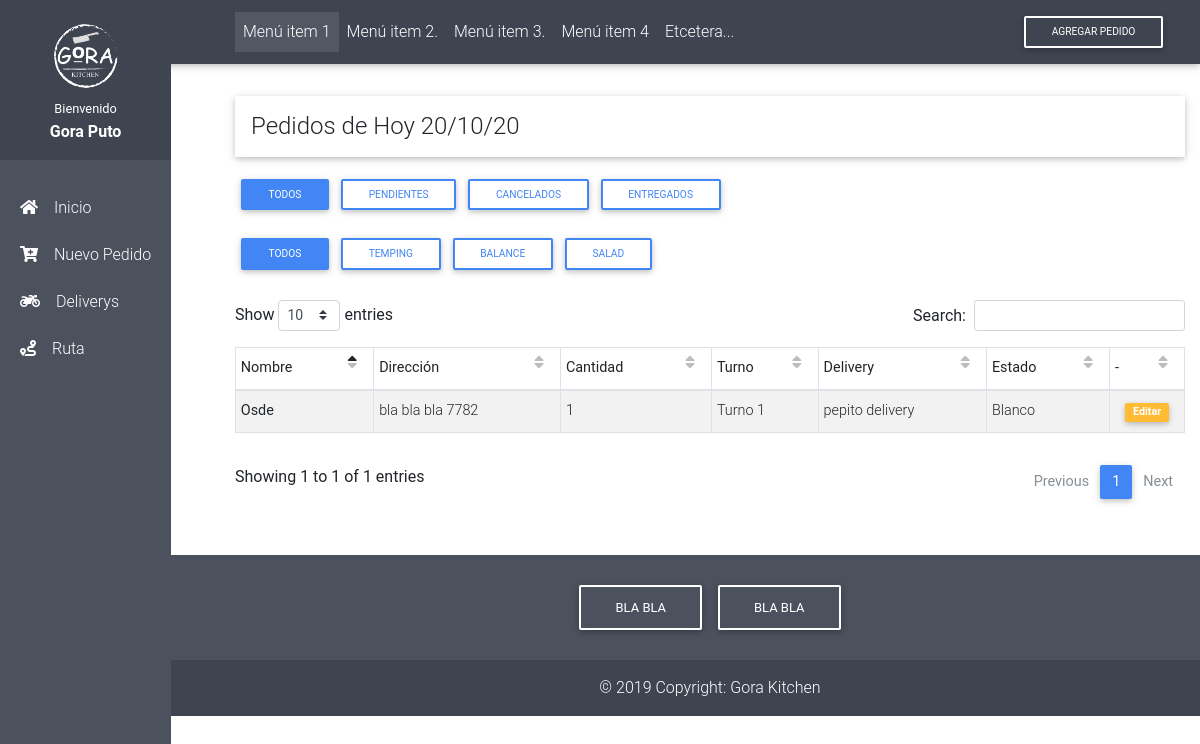
Screenshot of /gestor/ with the database file from the repository.
### gestor/models.py (models this page shows)
class Order(models.Model):
    ORDER_SHIFT = (
        ('H1', 'Turno 1'),
        ('H2', 'Turno 2')
    )
    ORDER_STATE = (
        ('B', 'Blanco'),
        ('En', 'Entregado'),
        ('Ca', 'Cancelado'),
        ('Ve', 'Verde'),
        ('R', 'Rojo'),
        ('Az', 'Azul'),
        ('Ro', 'Rosa'),
        ('Am', 'Amarillo')
    )
    name = models.CharField(max_length=50, default="", verbose_name=u"Nombre")
    address = models.CharField(max_length=150, default="", verbose_name=u"Dirección")
    qty = models.IntegerField(default=1, verbose_name=u"Cantidad")
    is_forever = models.BooleanField(default=False, verbose_name=u"Es un pedido fijo?")
    observations = models.TextField(verbose_name=u"Observaciones", null=True)
    order_shift = models.CharField(
        max_length = 2,
        verbose_name=u"Turno",
        choices = ORDER_SHIFT
    )
    delivery_assigned = models.ForeignKey(
        Delivery,
        on_delete=models.CASCADE,
        verbose_name="Delivery:",
        null=True
    )
    date = models.DateTimeField(
        default=django.utils.timezone.now,
        verbose_name=u"Fecha del pedido",
        help_text=u"MODIFICAR SOLAMENTE EN CASO DE NO SER PARA EL DÍA DE LA FECHA"
    )
    state = models.CharField(
        max_length = 2,
        verbose_name=u"Estado",
        choices = ORDER_STATE,
        default = "B"
    )

class Delivery(models.Model):
    name = models.CharField(max_length=50, default="", verbose_name=u"Nombre")
    last_name = models.CharField(max_length=50, default="", verbose_name=u"Apellido")
    phone = models.CharField(max_length=15, default="", verbose_name=u"Celular")
    cart_size = models.IntegerField(default=0, verbose_name=u"Pedidos que puede llevar")
    orders_shipped = models.IntegerField(default=0)
    orders_failure = models.IntegerField(default=0)
    def __str__(self):
        return self.name + " " + self.last_name

### gestor/views.py (the view)
# urls.py: path('', views.index, name='index'),
def index(request):
    today_orders = Order.objects.filter(date__contains = today()).order_by('-date')
    context = {'orders': today_orders}
    return render(request, 'index.html', context)

### gestor/views.py (called while the page is built)
def today():
    return datetime.today().strftime('%Y-%m-%d')

### gestor/templates/index.html (shortened to what this page needs)
{% extends 'html.html' %}
{% load static %}
{% block content %}
<h4 class="w-100 py-3 px-3 title z-depth-1">Pedidos de Hoy 20/10/20</h4>
<div class="my-3 row">
    <div class="col-md-12">
        <ul class="boton nav">
            <li class="nav-item active">
                <button type="button" class="btn btn-outline-primary waves-effect btn-sm">Todos</button>
            </li>
            <li class="nav-item">
                <button type="button" class="btn btn-outline-primary waves-effect btn-sm">Pendientes</button>
            </li>
            <li class="nav-item">
                <button type="button" class="btn btn-outline-primary waves-effect btn-sm">Cancelados</button>
            </li>
            <li class="nav-item">
                <button type="button" class="btn btn-outline-primary waves-effect btn-sm">Entregados</button>
            </li>
        </ul>
    </div>
</div>
<div class="my-3 row">
    <div class="col-md-12">
        <ul class="boton nav">
            <li class="nav-item active">
                <button type="button" class="btn btn-outline-primary waves-effect btn-sm">Todos</button>
            </li>
            <li class="nav-item">
                <button type="button" class="btn btn-outline-primary waves-effect btn-sm">Temping</button>
            </li>
            <li class="nav-item">
                <button type="button" class="btn btn-outline-primary waves-effect btn-sm">Balance</button>
            </li>
            <li class="nav-item">
                <button type="button" class="btn btn-outline-primary waves-effect btn-sm">Salad</button>
            </li>
        </ul>
    </div>
</div>
<div class="mt-3 row">
    <div class="col-md-12">
        <table id="tabla" class="py-2 px-1 table table-sm table-striped  table-bordered">
            <thead>
                <tr>
                <th scope="col">Nombre</th>
                <th scope="col">Dirección</th>
                <th scope="col">Cantidad</th>
                <th scope="col">Turno</th>
                <th scope="col">Delivery</th>
                <th scope="col">Estado</th>
                <th scope="col">-</th>
                </tr>
            </thead>
            <tbody>
                {% for o in orders %}
                <tr>
                    <th scope="row">{{ o.name }}</th>
                    <td>{{ o.address }}</td>
                    <td>{{ o.qty }}</td>
                    <td>{{ o.get_order_shift_display }}</td>
                    <td>{{ o.delivery_assigned }}</td>
                    <td>{{ o.get_state_display }}</td>
                    <td class="text-center"><a href="{% url 'order_detail' id=o.pk %}"><span class="badge badge-warning order-edit-label py-1 px-2">Editar</span></a></td>
                </tr>
                {% endfor %}
            </tbody>
        </table>
    </div>
</div>
{% endblock %}

### gestor/static/css/style.css (style rules this page uses)
.boton .nav-item.active .btn { background: #4285f4!important; color: white!important }
.order-edit-label, .order-borrar-label, .order-add-label { cursor: pointer; }

### rows the page displays
Order: name "Osde", address "bla bla bla 7782", qty "1", order_shift "Turno 1", delivery_assigned "pepito delivery", state "Blanco"
